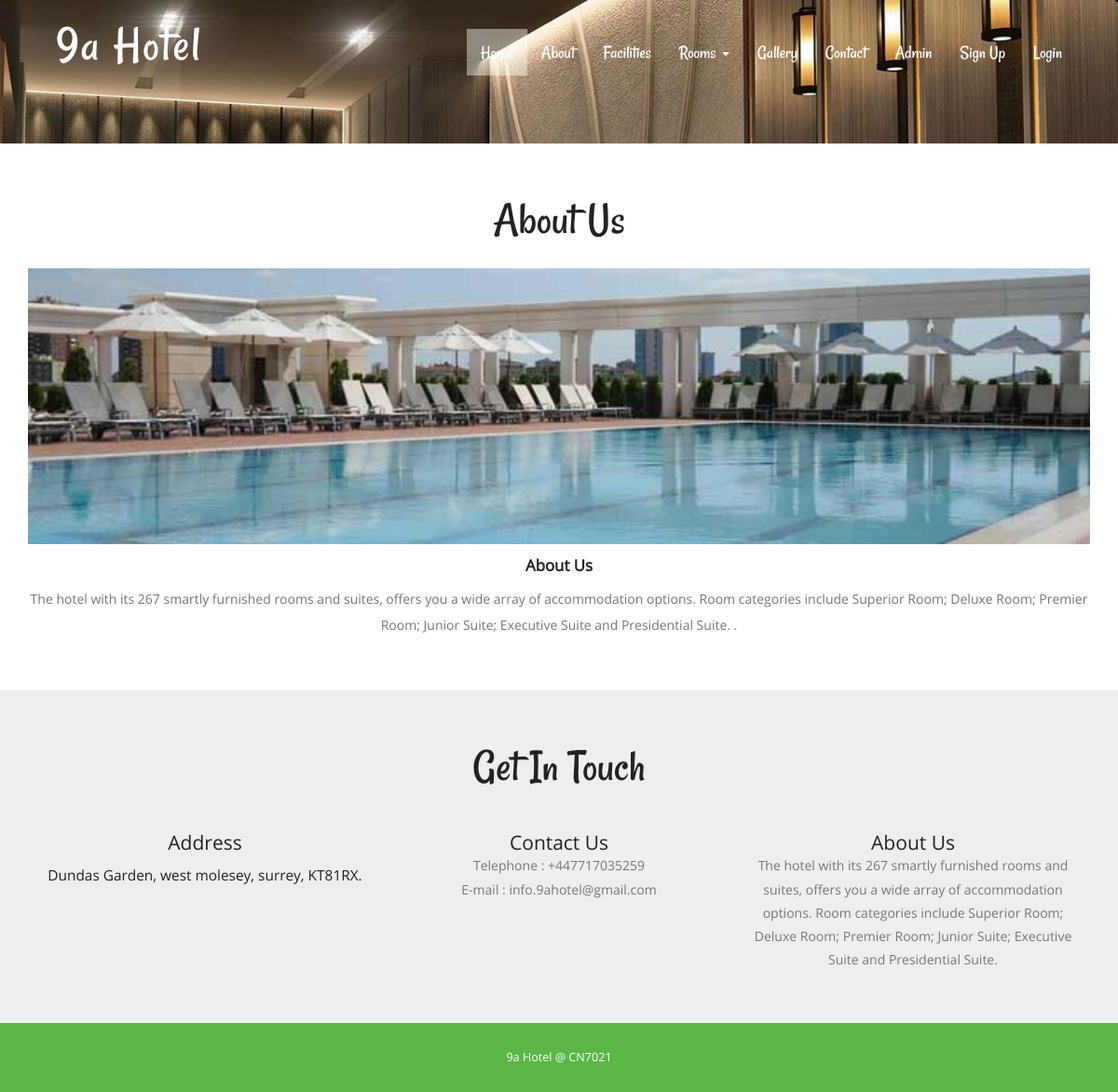
Page /about.php on the committed database.
### tables this page shows
CREATE TABLE `tblpage` (
  `ID` int(10) NOT NULL,
  `PageType` varchar(120) DEFAULT NULL,
  `PageTitle` varchar(200) DEFAULT NULL,
  `PageDescription` mediumtext DEFAULT NULL,
  `Email` varchar(120) DEFAULT NULL,
  `MobileNumber` bigint(10) DEFAULT NULL,
  `UpdationDate` timestamp NULL DEFAULT NULL ON UPDATE current_timestamp()
);

### about.php (the view, shortened to what this page needs)
<?php
include('includes/dbconnection.php');
?>
<!DOCTYPE HTML>
<html>
<head>
<link href="css/bootstrap.css" rel="stylesheet" type="text/css" media="all">
<link href="css/style.css" rel="stylesheet" type="text/css" media="all" />
</head>
<body>
			<div class="header head-top">
				<div class="container">
	<?php include_once('includes/header.php');?>
		</div>
</div>
		<div class="content">
			<div class="about-section">
			<div class="container">
				<?php
$sql="SELECT * from tblpage where PageType='aboutus'";
$query = $dbh -> prepare($sql);
$query->execute();
$results=$query->fetchAll(PDO::FETCH_OBJ);
$cnt=1;
if($query->rowCount() > 0)
{
foreach($results as $row)
{               ?>
				<h2><?php  echo htmlentities($row->PageTitle);?></h2>
				<img src="images/p1.jpg" class="img-responsive" alt="/">
				<h5><?php  echo htmlentities($row->PageTitle);?></h5>
				<p><?php  echo htmlentities($row->PageDescription);?>.</p>
				<?php $cnt=$cnt+1;}} ?>
			</div>
		</div>
		<?php include_once('includes/getintouch.php');?>
			</div>
					<?php include_once('includes/footer.php');?>
</body>
</html>

### includes/getintouch.php
<div class="touch-section">
					<div class="container">
						<h3>get in touch</h3>
						<div class="touch-grids">
							<?php
$sql="SELECT * from tblpage where PageType='contactus'";
$query = $dbh -> prepare($sql);
$query->execute();
$results=$query->fetchAll(PDO::FETCH_OBJ);
$cnt=1;
if($query->rowCount() > 0)
{
foreach($results as $row)
{               ?>
							<div class="col-md-4 touch-grid">
								<h4>address</h4>
								<h5><?php  echo htmlentities($row->PageDescription);?></h5>
							</div>
							<div class="col-md-4 touch-grid">
								<h4>Contact Us</h4>
								<p>Telephone : +<?php  echo htmlentities($row->MobileNumber);?></p>
							<p>E-mail : <?php  echo htmlentities($row->Email);?></p>
							</div><?php $cnt=$cnt+1;}} ?>
							<div class="col-md-4 touch-grid">
								<?php
$sql="SELECT * from tblpage where PageType='aboutus'";
$query = $dbh -> prepare($sql);
$query->execute();
$results=$query->fetchAll(PDO::FETCH_OBJ);
$cnt=1;
if($query->rowCount() > 0)
{
foreach($results as $row)
{               ?>
							<h4><?php  echo htmlentities($row->PageTitle);?></h4>
								<p><?php  echo htmlentities($row->PageDescription);?></p>
							</div><?php $cnt=$cnt+1;}} ?>
							<div class="clearfix"></div>
						</div>
					</div>
					</div>

### css/style.css (style rules this page uses)
h1,h2,h3,h4,h5,h6 { padding:0 0; margin:0 0; }
p { padding:0 0; margin:0 0; }
body { padding:0 0; margin:0 0; font-family: 'OpenSans-Regular' }
.header { background:url(../images/banner1.jpg) no-repeat 0px 0px; background-size:cover; -webkit-background-size: cover; -moz-background-size: cover; -o-background-size: cover; -ms-background-size: cover; min-height:764px; padding-bottom: 4em; }
.touch-section { padding: 4em 0; text-align: center; background-color: #eee; }
.touch-grids { margin-top: 3em; }
.touch-grid h4 { font-size: 1.5em; color: #222; text-transform: capitalize; }
.touch-section h3 { font-size: 3.5em; text-transform: capitalize; font-family: 'Rancho-Regular'; color: #222; }
.touch-grid h5 { font-size: 1.1em; padding: 1em 0; color: #222; }
.touch-grid p { font-size: 1em; line-height: 1.8em; color: #777; }
.head-top { min-height: 115px !important; }
.about-section { padding:4em 0; text-align:center; }
.about-section h2 { font-size: 3.5em; text-transform: capitalize; font-family: 'Rancho-Regular'; color: #222; margin-bottom: 0.5em; }
.about-section img { width: 100%; }
.about-section h5 { font-size: 1.2em; text-transform: capitalize; color: #222; margin: 0.8em 0; font-weight: 600; }
.about-section p { font-size: 1em; line-height: 2em; color: #777; }
@media (max-width:1440px) { .header { min-height: 679px; } }
@media (max-width:1366px) { .header { min-height: 652px; } }
@media (max-width:1280px) { .header { min-height: 602px; } }

### rows in the picture
tblpage: PageTitle "About Us", PageDescription "The hotel with its 267 smartly furnished rooms and suites, offers you a wide array of accommodation options. Room categories include Superior Room; Deluxe Room; Premier Room; Junior Suite; Executive Suite and Presidential Suite."
tblpage: PageDescription "Dundas Garden, west molesey, surrey, KT81RX.", MobileNumber "447717035259", Email "info.9ahotel@gmail.com"
